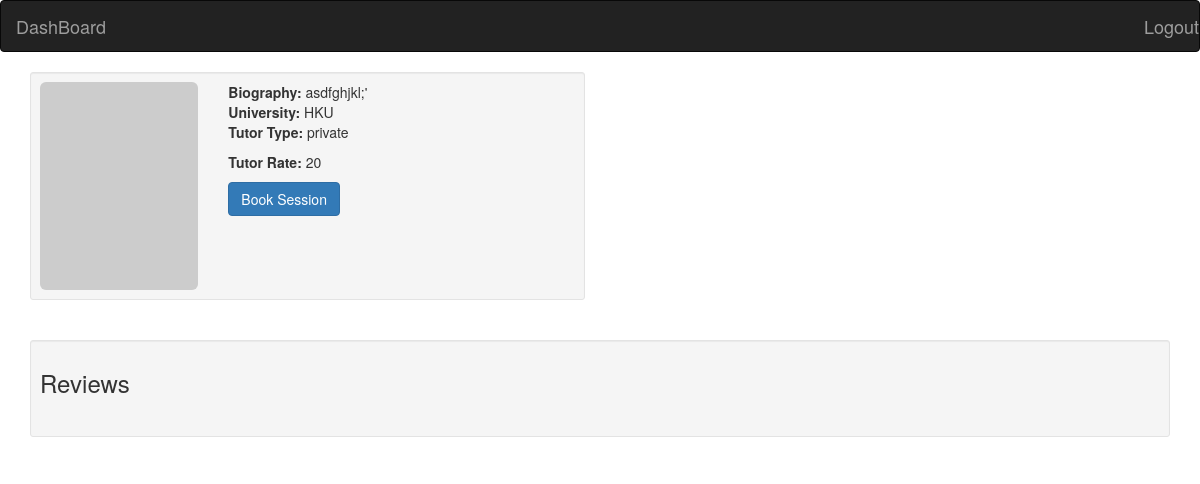
/tutoria/viewProfile/24/ (signed in), run on an earlier commit of the app's database.
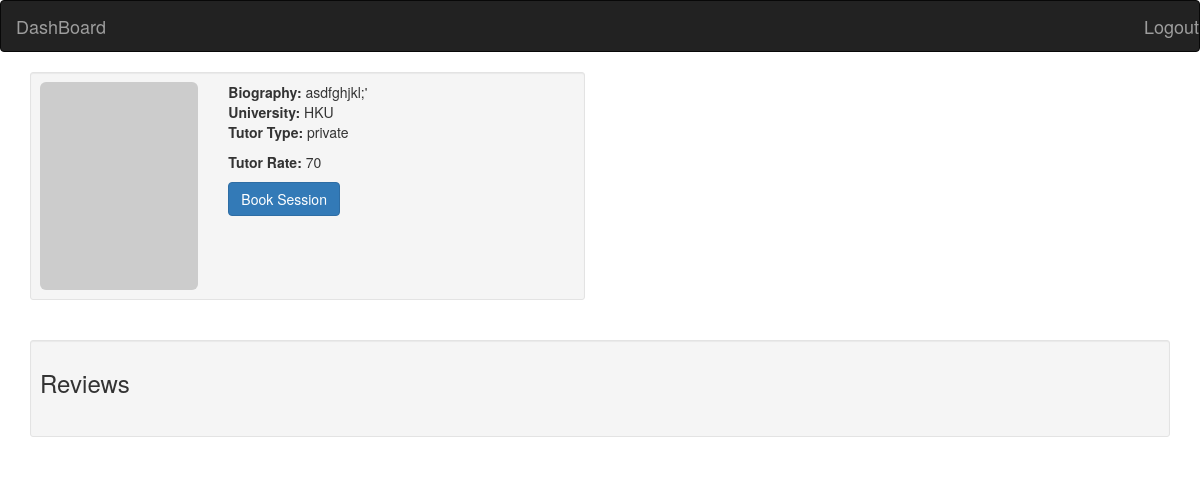
And on a later commit of the database.
### tutoria/models.py (models this page shows, shortened)
class Tutor(models.Model):
    last_name = models.CharField(max_length=100, default="")
    first_name = models.CharField(max_length=100, default="")
    username = models.CharField(max_length=100)
    biography = models.CharField(max_length=10000)
    university = models.CharField(max_length=100)
    tutortype = models.CharField(max_length=10)
    isStudent = models.BooleanField(default=False)
    rate = models.IntegerField(default=0)
    course = models.CharField(max_length=10, default="")
    subject = models.CharField(max_length=100, default="")
    phoneNumber = models.IntegerField(default=99999999)
    avatar = models.FileField(default="http://s3.amazonaws.com/37assets/svn/765-default-avatar.png")
    isHidden =  models.BooleanField(default=False)
    tags = models.CharField(max_length=10000, default="")

### tutoria/views.py (the view)
# urls.py: url(r'^viewProfile/(?P<tutor_id>[0-9]+)/$', views.view_tutor_profile, name='view_profile'),
@login_required(redirect_field_name='/tutoria/dashboard')
def view_tutor_profile(request, tutor_id):
    tutor = get_object_or_404(Tutor, pk=tutor_id)
    reviews=Review.objects.filter(tutor=tutor)
    return render(request, 'tutoria/viewProfile.html', {'tutor':tutor, 'reviews':reviews[::-1]})

### tutoria/templates/tutoria/viewProfile.html (shortened to what this page needs)
<!doctype html>
<html lang="en">
  <head>
    <link href="https://maxcdn.bootstrapcdn.com/bootstrap/3.3.7/css/bootstrap.min.css" rel="stylesheet">
  </head>
  <body>
    <nav class="navbar navbar-toggleable-md navbar-inverse fixed-top bg-inverse">
      <a class="navbar-brand navbar-right" href="/tutoria/logout">Logout</a>
      <a class="navbar-brand " href="/tutoria/dashboard">DashBoard</a>
    </nav>
    <div class="container">
        <div class="row">
            <div class="col-xs-12 col-sm-6 col-md-6">
                <div class="well well-sm">
                    <div class="row">
                        <div class="col-sm-6 col-md-4">
                            <img src="http://placehold.it/380x500" alt="" class="img-rounded img-responsive" />
                        </div>
                        <div class="col-sm-6 col-md-8">
                            <p><b>Biography:</b> {{tutor.biography}}<br>
                            <b>University:</b> {{tutor.university}}<br>
                            <b>Tutor Type:</b> {{tutor.tutortype}}<br></p>
                            <b>Tutor Rate:</b> {{tutor.rate}}<br></p>
                            <div class="btn-group">
                                <a class="btn btn-primary" href="/tutoria/viewTimetable/{{tutor.id}}">Book Session</a>
                            </div>
                        </div>
                    </div>
                </div>
            </div>
        </div>
        <br>
        <div class="well well-sm">
            <h3>Reviews</h3>
            <br>
        </div>
    </div>
  </body>
  </html>

What changed in the data, as far as the page shows it:
changed Tutor "asdfghjkl;'": rate "20" → "70"
